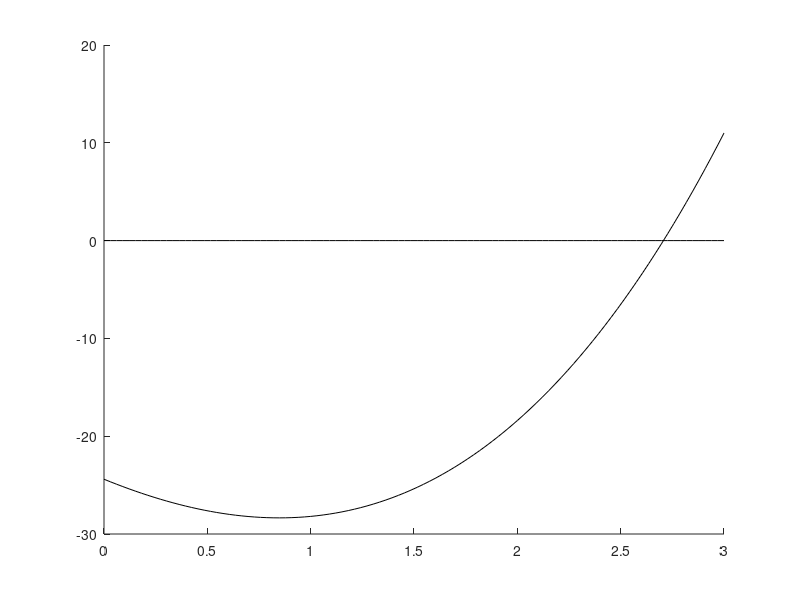

MATLAB code for this plot: (Note: this script raises an error after producing the figure.)
clearvars
clc

f = @(x) x.^3 + 3.8*x.^2 - 8.6*x - 24.4;

fprintf("Newton Raphson Method \n");
% Newton Rhapson Method
f_der = @(x) 3*x.^2 + 7.6*x - 8.6;
sol = 2;
for i=1:5
    sol = sol - (f(sol) / f_der(sol));
    if i == 5
        fprintf("Final root: ");
    end
    disp(sol);
end

x = linspace(0, 3);
hold on
plot(x, f(x), "k")
plot(x, zeros(1,length(x)), "k")
plot(sol, f(sol), "Or")

fprintf("Secant Method \n");
% Secant Method
x1 = 2;
x2 = 3;
root = 0;
for i=1:5    
    root = x2 - f(x2)/((f(x1)-f(x2))/(x1-x2));
    x1 = x2;
    x2 = root;
    if i == 5
        fprintf("Final root: ");
    end
    disp(root);
end